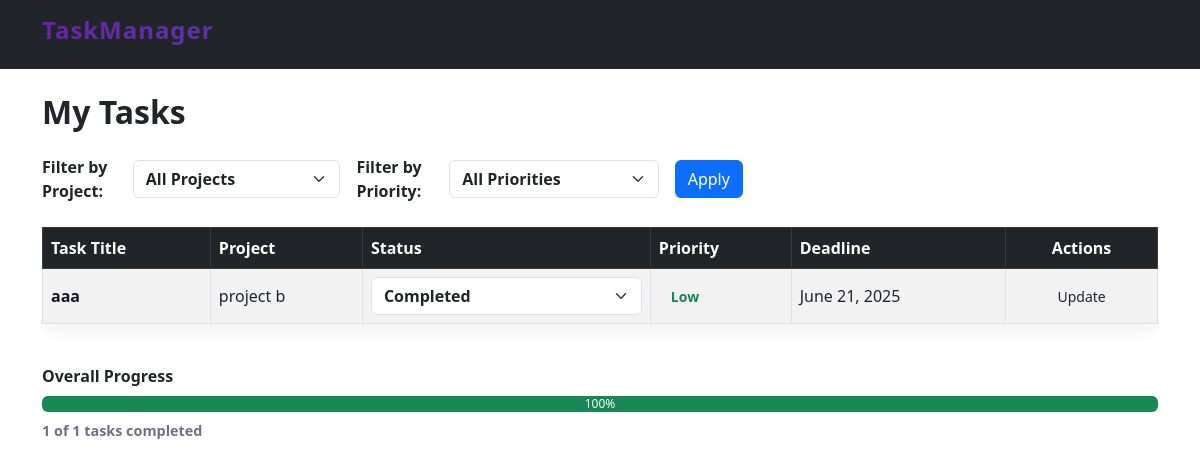
Page /user_task/ (signed in) on the earlier database version.
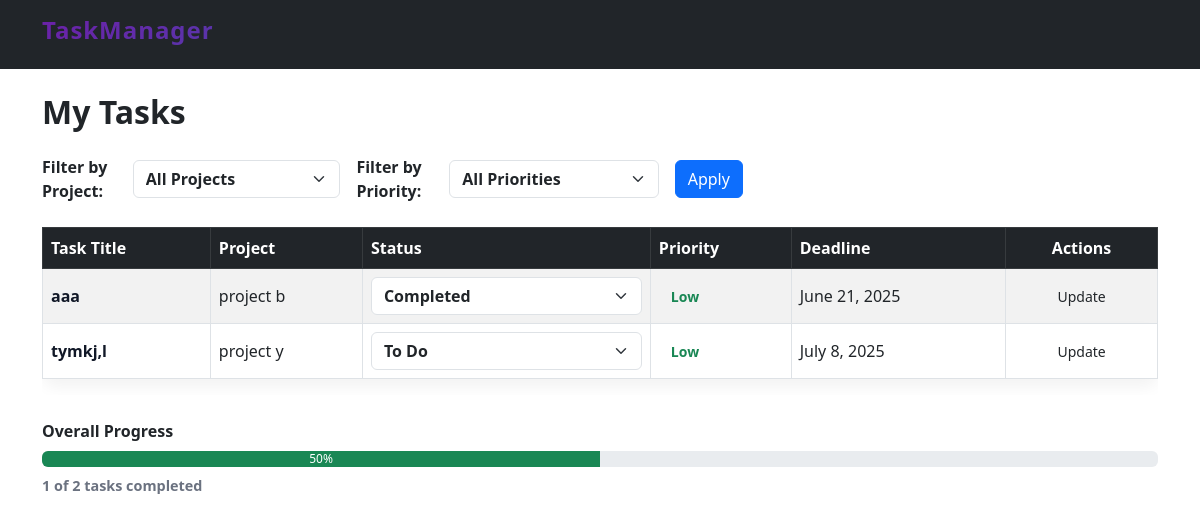
Same page on the later database version.
### taskflowapp/models.py (models this page shows, shortened)
class Task(models.Model):
    PRIORITY_CHOICES = [
        ('High', 'High'),
        ('Medium', 'Medium'),
        ('Low', 'Low'),
    ]
    STATUS_CHOICES = [
        ('To Do', 'To Do'),
        ('In Progress', 'In Progress'),
        ('Completed', 'Completed'),
    ]
    title = models.CharField(max_length=200)
    description = models.TextField(default='No description')
    deadline = models.DateField()
    priority = models.CharField(max_length=10, choices=PRIORITY_CHOICES)
    status = models.CharField(max_length=15, choices=STATUS_CHOICES)
    assigned_to = models.ForeignKey(User, on_delete=models.CASCADE)
    project = models.ForeignKey(Project, on_delete=models.CASCADE)

class Project(models.Model):
    name = models.CharField(max_length=200)
    description = models.TextField(default='No description')
    start_date = models.DateField(default=date.today)
    end_date = models.DateField(default=date.today)
    team_members = models.ManyToManyField(User)
    created_at = models.DateTimeField(auto_now_add=True)

### taskflowapp/views.py (the view)
# urls.py: path('user_task/',views.user_tasks,name='user_task_page'),
def user_tasks(request):
    user_id = request.session.get('user_id')
    if not user_id:
        messages.error(request, "You must be logged in to view tasks.")
        return redirect('user_login')
    try:
        user = User.objects.get(id=user_id)
    except User.DoesNotExist:
        messages.error(request, "User not found.")
        return redirect('user_login')
    selected_project = request.GET.get('project')
    selected_priority = request.GET.get('priority')
    tasks = Task.objects.filter(assigned_to=user)
    if selected_project and selected_project.isdigit():
        tasks = tasks.filter(project__id=int(selected_project))
    if selected_priority:
        tasks = tasks.filter(priority__iexact=selected_priority)
    total_tasks = tasks.count()
    completed_tasks = tasks.filter(status='Completed').count()
    progress = int((completed_tasks / total_tasks) * 100) if total_tasks else 0
    context = {
        'tasks': tasks,
        'projects': Project.objects.all(),
        'progress': progress,
        'completed_tasks': completed_tasks,
        'total_tasks': total_tasks,
        'selected_project': selected_project,
        'selected_priority': selected_priority,
    }
    return render(request, 'user_task_page.html', context)

### taskflowapp/templates/user_task_page.html (shortened to what this page needs)
{% load static %}
<!DOCTYPE html>
<html lang="en">
<head>
  <link rel="stylesheet" href="{% static 'CSS/user_task.css' %}">
  <link href="https://cdn.jsdelivr.net/npm/bootstrap@5.3.0/dist/css/bootstrap.min.css" rel="stylesheet" />
</head>
<body>
  <header class="d-flex align-items-center py-3 bg-dark text-white">
    <div class="container">
      <h2 class="logo" aria-label="Project Task Management System">TaskManager</h2>
    </div>
  </header>
  <main class="container my-4" role="main" aria-labelledby="pageTitle">
    <h1 id="pageTitle" class="fw-bold fs-2">My Tasks</h1>
    <form method="get" class="filters d-flex flex-wrap align-items-center gap-3 mt-4">
      <div class="d-flex align-items-center">
        <label for="filterProject" class="me-2 fw-semibold mb-0">Filter by Project:</label>
        <select name="project" id="filterProject" class="form-select">
          <option value="">All Projects</option>
        </select>
      </div>
      <div class="d-flex align-items-center">
        <label for="filterPriority" class="me-2 fw-semibold mb-0">Filter by Priority:</label>
        <select name="priority" id="filterPriority" class="form-select">
          <option value="">All Priorities</option>
        </select>
      </div>
      <button type="submit" class="btn btn-primary">Apply</button>
    </form>
    <section class="main-content mt-4">
      <div class="table-responsive">
        <table id="tasksTable" class="table table-striped table-bordered align-middle">
          <thead class="table-dark">
            <tr>
              <th>Task Title</th>
              <th>Project</th>
              <th>Status</th>
              <th>Priority</th>
              <th>Deadline</th>
              <th class="text-center">Actions</th>
            </tr>
          </thead>
          <tbody>
            {% for task in tasks %}
            <tr>
              <td>{{ task.title }}</td>
              <td>{{ task.project.name }}</td>
              <td>
                <form method="post" action="{% url 'update_task' task.id %}">
                  <select name="status" class="form-select status-select" style="min-width: 130px;">
                    <option value="To Do" {% if task.status == "To Do" %}selected{% endif %}>To Do</option>
                    <option value="Completed" {% if task.status == "Completed" %}selected{% endif %}>Completed</option>
                  </select>
              </td>
              <td>
                <span class="priority-label
                  {% if task.priority == 'High' %}text-danger
                  {% elif task.priority == 'Medium' %}text-warning
                  {% else %}text-success{% endif %}">
                  {{ task.priority }}
                </span>
              </td>
              <td>{{ task.deadline }}</td>
              <td class="text-center">
                <button type="submit" class="btn btn-sm btn-gradient">Update</button>
              </td>
            </tr>
            {% empty %}
            <tr>
              <td colspan="6" class="text-center">No tasks found.</td>
            </tr>
            {% endfor %}
          </tbody>
        </table>
      </div>
      <section class="progress-container mt-4" aria-label="Task completion progress">
        <div class="progress-label fw-semibold mb-2">Overall Progress</div>
        <div class="progress" role="progressbar" aria-valuenow="{{ progress }}" aria-valuemin="0" aria-valuemax="100">
          <div class="progress-bar bg-success" style="width: {{ progress }}%;">{{ progress }}%</div>
        </div>
        <div class="progress-text mt-2">{{ completed_tasks }} of {{ total_tasks }} tasks completed</div>
      </section>
    </section>
  </main>
</body>
</html>

Differences in the rows shown:
added Task: title "tymkj,l", project.name "project y", status "To Do", priority "Low", deadline "July 8, 2025"
Other differences:
{{ progress }}: 100 → 50 (drawn)
{{ progress }}: "100" → "50"
{{ total_tasks }}: "1" → "2"
